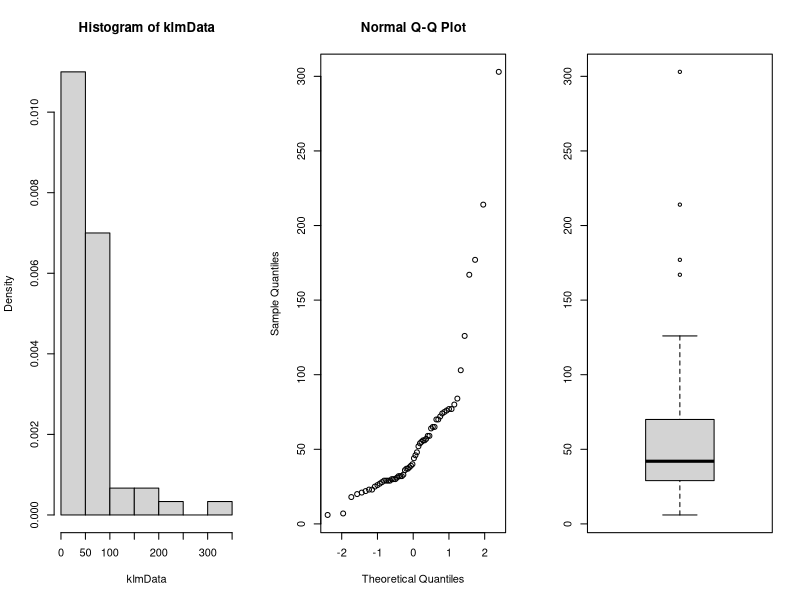

Source code (R):
klmData = scan("./data/klm.txt")

par(mfrow=c(1,3))
# This doen't look like it is from normal distribution?
hist(klmData, freq=FALSE)
qqnorm(klmData)
boxplot(klmData)

# H_0 median duration is <= 31 days
testMedian = 31

klmMedian = median(klmData)

# We expect median to divide the data set into two equal parts
# so that when a random sample is chosen, the probability of it
# being smaller or greater than the median should be equal to
# tossing a coin

sumOut = sum(klmData <= testMedian) # Get values smaller than the test value

binom.test(sumOut, length(klmData), p=0.5, alternative = "greater")

#Seconds part
lateDays = numeric(sum(klmData > 72))
lateDays = klmData[which(klmData > 72)]
lateDays # Days greater than max delivery days of 72

binom.test(length(lateDays), length(klmData), p=0.1, alternative = "greater")


